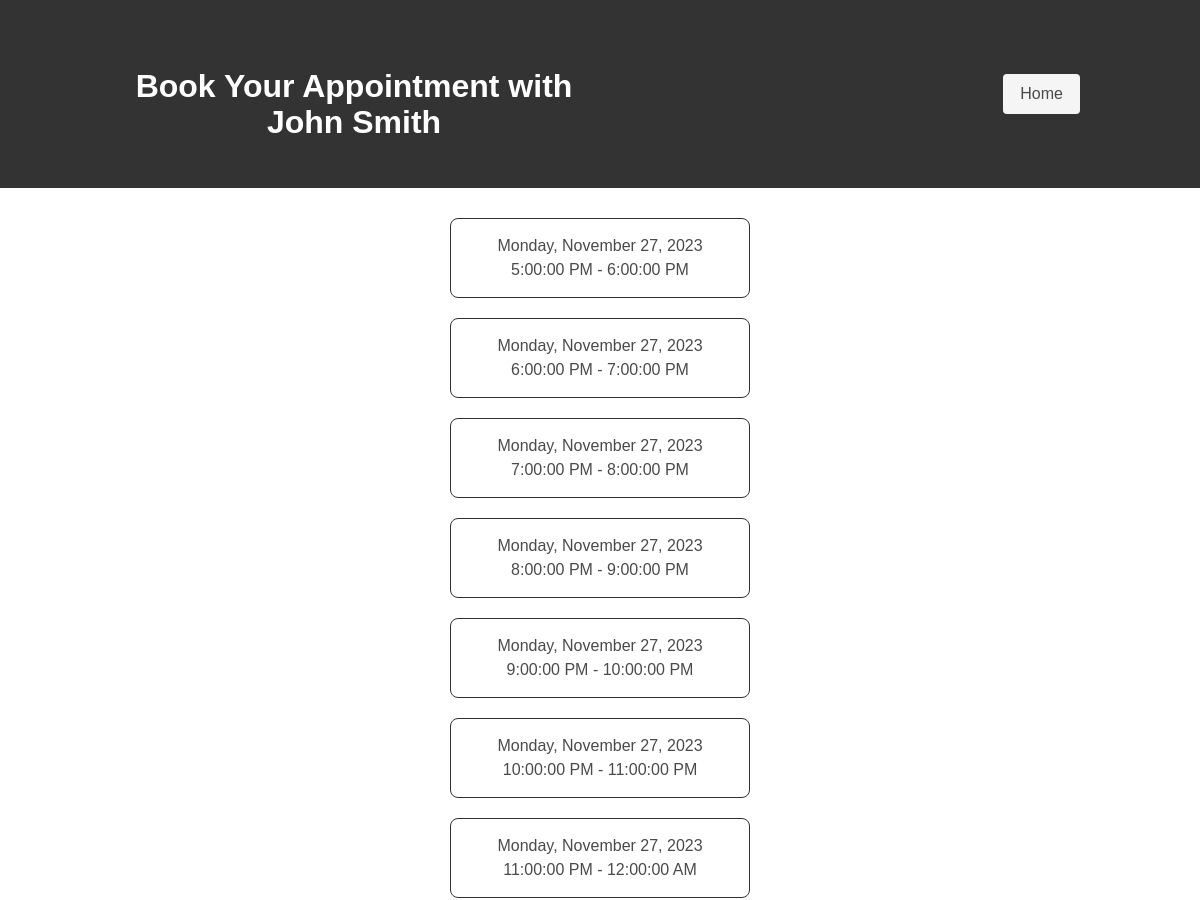
/barber_book/barber1 (upper part), run on an earlier commit of the app's database.
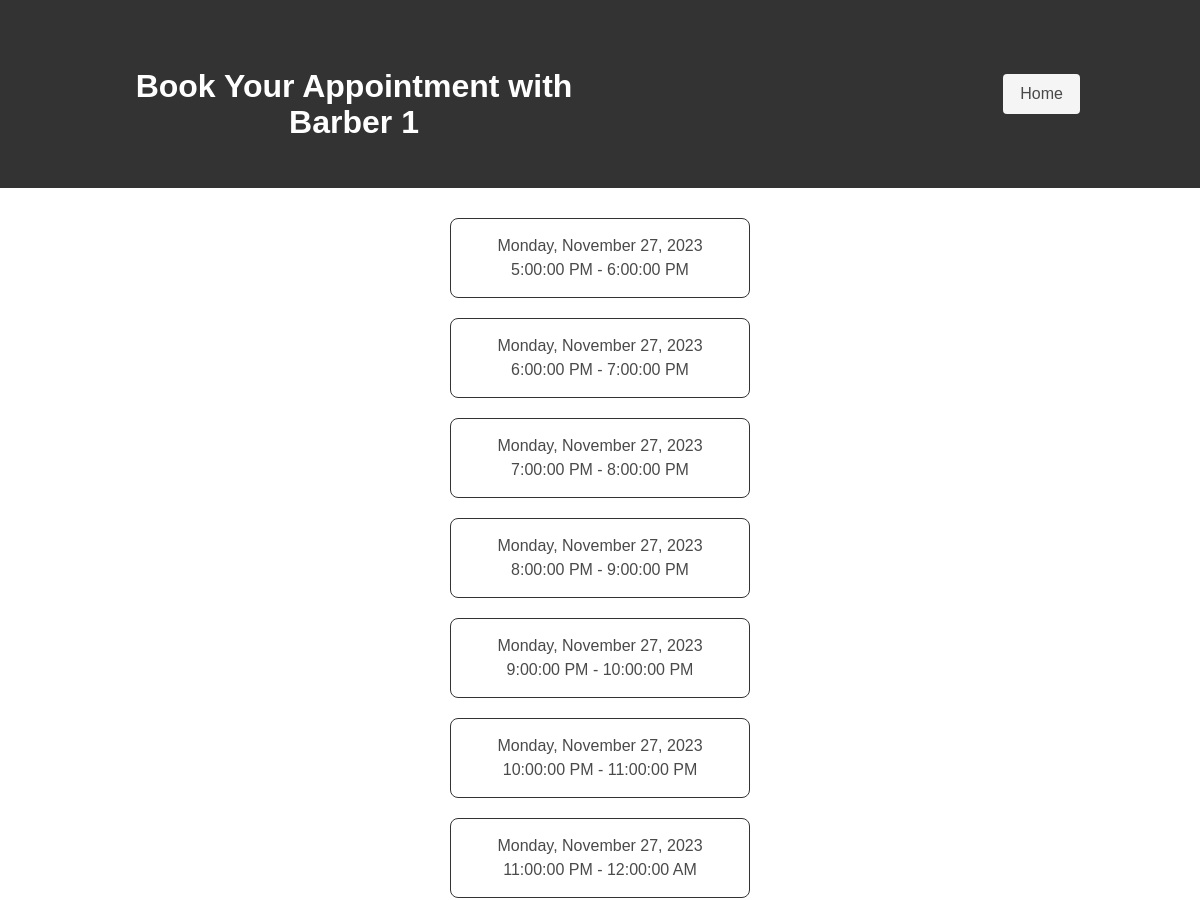
And on a later commit of the database.
### LineUp/Barber/models.py (models this page shows, shortened)
class Barber(models.Model):
    user = models.OneToOneField(User, on_delete=models.CASCADE, primary_key=True)
    work_start_time = models.TimeField(default=time(9, 0))  # Default to 9:00 AM
    work_end_time = models.TimeField(default=time(17, 0))   # Default to 5:00 PM
    affiliation_code = models.CharField(max_length=10, blank=True, null=True)

class User(AbstractUser):
    is_customer = models.BooleanField(default=False)
    is_barber = models.BooleanField(default=False)
    is_owner = models.BooleanField(default=False)
    email = models.EmailField(unique=True)
    profile_pic = models.ImageField(upload_to='uploads/', default='images/customer.JPG')
    first_name = models.CharField(max_length=30, blank=True)
    last_name = models.CharField(max_length=30, blank=True)
    phone_num = models.CharField(max_length=12, blank=True)
    slug = AutoSlugField(populate_from='username', unique=True)

### LineUp/Barber/views.py (the view)
# urls.py: path('barber_book/<slug:barber_slug>', views.barber_book_view, name='barber_book'),
def barber_book_view(request, barber_slug):
   barber = get_object_or_404(Barber, user__slug=barber_slug)
   timeslots = TimeSlot.objects.filter(barber=barber, is_booked=False)
   timeslots_data = [
       {
           "id": timeslot.id,
           "start_time": timeslot.start_time.isoformat(),
           "end_time": timeslot.end_time.isoformat(),
           "is_booked": timeslot.is_booked,
           "booked_by": timeslot.booked_by.id if timeslot.booked_by else None
       } for timeslot in timeslots
   ]
   context = {
       'barber': barber,
       'timeslots_data': json.dumps(timeslots_data)
   }
   return render(request, 'Barber/barber_book.html', context)

### LineUp/Barber/templates/Barber/barber_book.html (shortened to what this page needs)
<!DOCTYPE html>
<html lang="en">
<head>
    <link rel="stylesheet" href="https://cdn.jsdelivr.net/npm/bulma@0.9.2/css/bulma.min.css">
</head>
<body>
    <section class="hero is-danger">
        <div class="hero-body">
            <div class="container">
                <div class="columns is-vcentered">
                    <div class="column">
                        <h1 class="title">Book Your Appointment with {{ barber.user.get_full_name }}</h1>
                    </div>
                    <div class="column has-text-right">
                        <a href="{% url 'index' %}" class="button is-light">Home</a>
                    </div>
                </div>
            </div>
        </div>
    </section>
    <div id="timeslots" data-timeslots='{{ timeslots_data|safe }}'></div>
</body>
</html>

What changed in the data, as far as the page shows it:
removed Barber: user.get_full_name "John Smith"
added Barber: user.get_full_name "Barber 1"
